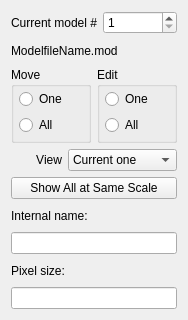
<?xml version="1.0" encoding="UTF-8"?>
<ui version="4.0">
 <class>imodvModeledForm</class>
 <widget class="QWidget" name="imodvModeledForm">
  <property name="geometry">
   <rect>
    <x>0</x>
    <y>0</y>
    <width>188</width>
    <height>320</height>
   </rect>
  </property>
  <property name="focusPolicy">
   <enum>Qt::StrongFocus</enum>
  </property>
  <property name="windowTitle">
   <string>3dmodv Model Edit</string>
  </property>
  <layout class="QVBoxLayout" name="verticalLayout_3">
   <item>
    <layout class="QHBoxLayout">
     <property name="spacing">
      <number>6</number>
     </property>
     <property name="margin">
      <number>0</number>
     </property>
     <item>
      <widget class="QLabel" name="TextLabel1">
       <property name="text">
        <string>Current model #</string>
       </property>
       <property name="alignment">
        <set>Qt::AlignRight|Qt::AlignTrailing|Qt::AlignVCenter</set>
       </property>
       <property name="wordWrap">
        <bool>false</bool>
       </property>
      </widget>
     </item>
     <item>
      <widget class="QSpinBox" name="currentSpinBox">
       <property name="focusPolicy">
        <enum>Qt::ClickFocus</enum>
       </property>
       <property name="toolTip">
        <string>Select the current model to be displayed</string>
       </property>
       <property name="keyboardTracking">
        <bool>false</bool>
       </property>
       <property name="minimum">
        <number>1</number>
       </property>
      </widget>
     </item>
    </layout>
   </item>
   <item>
    <widget class="QLabel" name="filenameLabel">
     <property name="text">
      <string>ModelfileName.mod</string>
     </property>
     <property name="wordWrap">
      <bool>false</bool>
     </property>
    </widget>
   </item>
   <item>
    <layout class="QHBoxLayout" name="horizontalLayout">
     <item>
      <widget class="QGroupBox" name="groupBox">
       <property name="title">
        <string>Move</string>
       </property>
       <layout class="QVBoxLayout" name="verticalLayout">
        <property name="leftMargin">
         <number>5</number>
        </property>
        <property name="topMargin">
         <number>2</number>
        </property>
        <property name="rightMargin">
         <number>5</number>
        </property>
        <property name="bottomMargin">
         <number>5</number>
        </property>
        <item>
         <widget class="QRadioButton" name="moveOneRadio">
          <property name="focusPolicy">
           <enum>Qt::NoFocus</enum>
          </property>
          <property name="toolTip">
           <string>Move only the current model</string>
          </property>
          <property name="text">
           <string>One</string>
          </property>
         </widget>
        </item>
        <item>
         <widget class="QRadioButton" name="moveAllRadio">
          <property name="focusPolicy">
           <enum>Qt::NoFocus</enum>
          </property>
          <property name="toolTip">
           <string>Move all models together</string>
          </property>
          <property name="text">
           <string>All</string>
          </property>
         </widget>
        </item>
       </layout>
      </widget>
     </item>
     <item>
      <widget class="QGroupBox" name="groupBox_2">
       <property name="title">
        <string>Edit</string>
       </property>
       <layout class="QVBoxLayout" name="verticalLayout_2">
        <property name="leftMargin">
         <number>5</number>
        </property>
        <property name="topMargin">
         <number>2</number>
        </property>
        <property name="rightMargin">
         <number>5</number>
        </property>
        <property name="bottomMargin">
         <number>5</number>
        </property>
        <item>
         <widget class="QRadioButton" name="editOneRadio">
          <property name="focusPolicy">
           <enum>Qt::NoFocus</enum>
          </property>
          <property name="toolTip">
           <string>Edit properties only of current model</string>
          </property>
          <property name="text">
           <string>One</string>
          </property>
         </widget>
        </item>
        <item>
         <widget class="QRadioButton" name="editAllRadio">
          <property name="focusPolicy">
           <enum>Qt::NoFocus</enum>
          </property>
          <property name="toolTip">
           <string>Edit properties of all models together</string>
          </property>
          <property name="text">
           <string>All</string>
          </property>
         </widget>
        </item>
       </layout>
      </widget>
     </item>
    </layout>
   </item>
   <item>
    <layout class="QHBoxLayout">
     <property name="spacing">
      <number>6</number>
     </property>
     <property name="margin">
      <number>0</number>
     </property>
     <item>
      <widget class="QLabel" name="TextLabel5">
       <property name="text">
        <string>View</string>
       </property>
       <property name="alignment">
        <set>Qt::AlignRight|Qt::AlignTrailing|Qt::AlignVCenter</set>
       </property>
       <property name="wordWrap">
        <bool>false</bool>
       </property>
      </widget>
     </item>
     <item>
      <widget class="QComboBox" name="viewComboBox">
       <property name="focusPolicy">
        <enum>Qt::NoFocus</enum>
       </property>
       <property name="toolTip">
        <string>Select which models to view with the current one, if any</string>
       </property>
       <item>
        <property name="text">
         <string>Current one</string>
        </property>
       </item>
       <item>
        <property name="text">
         <string>Current &amp; last</string>
        </property>
       </item>
       <item>
        <property name="text">
         <string>Current &amp; next</string>
        </property>
       </item>
       <item>
        <property name="text">
         <string>All models</string>
        </property>
       </item>
      </widget>
     </item>
    </layout>
   </item>
   <item>
    <widget class="QPushButton" name="sameScaleButton">
     <property name="focusPolicy">
      <enum>Qt::NoFocus</enum>
     </property>
     <property name="toolTip">
      <string>Set scale of all models to scale of current model</string>
     </property>
     <property name="text">
      <string>Show All at Same Scale</string>
     </property>
    </widget>
   </item>
   <item>
    <widget class="QLabel" name="TextLabel3">
     <property name="text">
      <string>Internal name:</string>
     </property>
     <property name="alignment">
      <set>Qt::AlignLeading|Qt::AlignLeft|Qt::AlignVCenter</set>
     </property>
     <property name="wordWrap">
      <bool>false</bool>
     </property>
    </widget>
   </item>
   <item>
    <widget class="QLineEdit" name="internalNameEdit">
     <property name="focusPolicy">
      <enum>Qt::ClickFocus</enum>
     </property>
     <property name="toolTip">
      <string>Enter an internally stored name for this model</string>
     </property>
    </widget>
   </item>
   <item>
    <widget class="QLabel" name="TextLabel4">
     <property name="text">
      <string>Pixel size:</string>
     </property>
     <property name="alignment">
      <set>Qt::AlignLeading|Qt::AlignLeft|Qt::AlignVCenter</set>
     </property>
     <property name="wordWrap">
      <bool>false</bool>
     </property>
    </widget>
   </item>
   <item>
    <widget class="QLineEdit" name="pixelSizeEdit">
     <property name="focusPolicy">
      <enum>Qt::ClickFocus</enum>
     </property>
     <property name="toolTip">
      <string>Set the pixel size of the model (add units of pixels, A, nm, um, mm, m, or km)</string>
     </property>
    </widget>
   </item>
  </layout>
 </widget>
 <layoutdefault spacing="6" margin="11"/>
 <resources/>
 <connections>
  <connection>
   <sender>viewComboBox</sender>
   <signal>activated(int)</signal>
   <receiver>imodvModeledForm</receiver>
   <slot>viewSelected(int)</slot>
   <hints>
    <hint type="sourcelabel">
     <x>20</x>
     <y>20</y>
    </hint>
    <hint type="destinationlabel">
     <x>20</x>
     <y>20</y>
    </hint>
   </hints>
  </connection>
  <connection>
   <sender>currentSpinBox</sender>
   <signal>valueChanged(int)</signal>
   <receiver>imodvModeledForm</receiver>
   <slot>modelChanged(int)</slot>
   <hints>
    <hint type="sourcelabel">
     <x>20</x>
     <y>20</y>
    </hint>
    <hint type="destinationlabel">
     <x>20</x>
     <y>20</y>
    </hint>
   </hints>
  </connection>
  <connection>
   <sender>currentSpinBox</sender>
   <signal>valueChanged(int)</signal>
   <receiver>imodvModeledForm</receiver>
   <slot>setFocus()</slot>
   <hints>
    <hint type="sourcelabel">
     <x>20</x>
     <y>20</y>
    </hint>
    <hint type="destinationlabel">
     <x>20</x>
     <y>20</y>
    </hint>
   </hints>
  </connection>
  <connection>
   <sender>internalNameEdit</sender>
   <signal>returnPressed()</signal>
   <receiver>imodvModeledForm</receiver>
   <slot>setFocus()</slot>
   <hints>
    <hint type="sourcelabel">
     <x>20</x>
     <y>20</y>
    </hint>
    <hint type="destinationlabel">
     <x>20</x>
     <y>20</y>
    </hint>
   </hints>
  </connection>
  <connection>
   <sender>internalNameEdit</sender>
   <signal>textChanged(QString)</signal>
   <receiver>imodvModeledForm</receiver>
   <slot>nameChanged(QString)</slot>
   <hints>
    <hint type="sourcelabel">
     <x>20</x>
     <y>20</y>
    </hint>
    <hint type="destinationlabel">
     <x>20</x>
     <y>20</y>
    </hint>
   </hints>
  </connection>
  <connection>
   <sender>pixelSizeEdit</sender>
   <signal>returnPressed()</signal>
   <receiver>imodvModeledForm</receiver>
   <slot>setFocus()</slot>
   <hints>
    <hint type="sourcelabel">
     <x>20</x>
     <y>20</y>
    </hint>
    <hint type="destinationlabel">
     <x>20</x>
     <y>20</y>
    </hint>
   </hints>
  </connection>
  <connection>
   <sender>pixelSizeEdit</sender>
   <signal>returnPressed()</signal>
   <receiver>imodvModeledForm</receiver>
   <slot>newPixelSize()</slot>
   <hints>
    <hint type="sourcelabel">
     <x>20</x>
     <y>20</y>
    </hint>
    <hint type="destinationlabel">
     <x>20</x>
     <y>20</y>
    </hint>
   </hints>
  </connection>
 </connections>
</ui>
